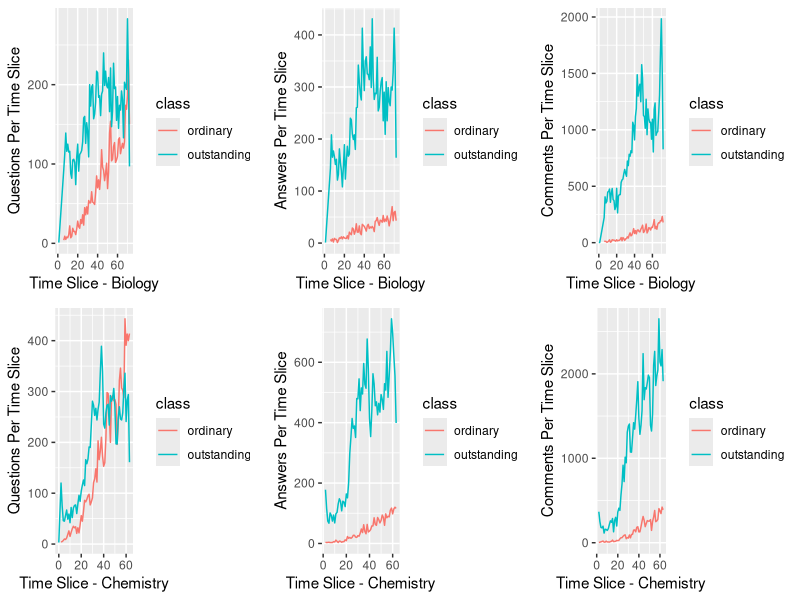

Source code (R):
library(ggplot2)

biologyData =   read.csv("biology.csv", header = TRUE, sep = ";")
biologyData [, "class"] = ifelse(biologyData$profile_2 == 4, "outstanding", "ordinary")

chemistryData =  read.csv("chemistry.csv", header = TRUE, sep = ";")
chemistryData [, "class"] = ifelse(chemistryData$profile_2 == 4, "outstanding", "ordinary")

biologyDataQuestion = subset(biologyData, biologyData$description == "questions")
biologyDataAnswers = subset(biologyData, biologyData$description == "answers")
biologyDataComments = subset(biologyData, biologyData$description == "comments")

chemistryDataQuestion = subset(chemistryData, chemistryData$description == "questions")
chemistryDataAnswers = subset(chemistryData, chemistryData$description == "answers")
chemistryDataComments = subset(chemistryData, chemistryData$description == "comments")

require(gridExtra)

bioPlotQuestions = ggplot(data=biologyDataQuestion,
                 aes(x = period, y = myCount, colour = class)) +
  xlab("Time Slice - Biology") + ylab("Questions Per Time Slice") +
  geom_line()


bioPlotAnswers = ggplot(data=biologyDataAnswers,
                 aes(x = period, y = myCount, colour = class)) +
  xlab("Time Slice - Biology") + ylab("Answers Per Time Slice") +
  geom_line()

bioPlotComments = ggplot(data=biologyDataComments,
                        aes(x = period, y = myCount, colour = class)) +
  xlab("Time Slice - Biology") + ylab("Comments Per Time Slice") +
  geom_line()


chemistryPlotQuestions = ggplot(data=chemistryDataQuestion,
                          aes(x = period, y = myCount, colour = class)) +
  xlab("Time Slice - Chemistry") + ylab("Questions Per Time Slice") +
  geom_line()


chemistryPlotAnswers = ggplot(data=chemistryDataAnswers,
                        aes(x = period, y = myCount, colour = class)) +
  xlab("Time Slice - Chemistry") + ylab("Answers Per Time Slice") +
  geom_line()

chemistryPlotComments = ggplot(data=chemistryDataComments,
                         aes(x = period, y = myCount, colour = class)) +
  xlab("Time Slice - Chemistry") + ylab("Comments Per Time Slice") +
  geom_line()

grid.arrange(bioPlotQuestions, bioPlotAnswers, bioPlotComments, 
             chemistryPlotQuestions,chemistryPlotAnswers, chemistryPlotComments, ncol=3)

biologyDataQuestionOutstanding = subset(biologyDataQuestion, biologyDataQuestion$profile_2 == 4)
biologyDataQuestionOrdinary = subset(biologyDataQuestion, biologyDataQuestion$profile_2 == 1)

biologyDataAnswersOutstanding = subset(biologyDataAnswers, biologyDataAnswers$profile_2 == 4)
biologyDataAnswersOrdinary = subset(biologyDataAnswers, biologyDataAnswers$profile_2 == 1)

biologyDataCommentsOutstanding = subset(biologyDataComments, biologyDataComments$profile_2 == 4)
biologyDataCommentsOrdinary = subset(biologyDataComments, biologyDataComments$profile_2 == 1)

print("Biology Questions Number Outstanding Per Period")
print(summary(biologyDataQuestionOutstanding$myCount))
print("Biology Answers Number Outstanding Per Period")
print(summary(biologyDataAnswersOutstanding$myCount))
print("Biology Comments Number Outstanding Per Period")
print(summary(biologyDataCommentsOutstanding$myCount))

print("Biology Questions Number Ordinary Per Period")
print(summary(biologyDataQuestionOrdinary$myCount))

print("Biology Answers Number Ordinary Per Period")
print(summary(biologyDataAnswersOrdinary$myCount))



print("Biology Comments Number Ordinary Per Period")
print(summary(biologyDataCommentsOrdinary$myCount))


chemistryDataQuestionOutstanding = subset(chemistryDataQuestion, chemistryDataQuestion$profile_2 == 4)
chemistryDataQuestionOrdinary = subset(chemistryDataQuestion, chemistryDataQuestion$profile_2 == 1)

chemistryDataAnswersOutstanding = subset(chemistryDataAnswers, chemistryDataAnswers$profile_2 == 4)
chemistryDataAnswersOrdinary = subset(chemistryDataAnswers, chemistryDataAnswers$profile_2 == 1)

chemistryDataCommentsOutstanding = subset(biologyDataComments, chemistryDataComments$profile_2 == 4)
chemistryDataCommentsOrdinary = subset(chemistryDataComments, chemistryDataComments$profile_2 == 1)


print("Chemistry Questions Number Outstanding Per Period")
print(summary(chemistryDataQuestionOutstanding$myCount))
print("Chemistry Answers Number Ordinary Per Period")
print(summary(chemistryDataAnswersOrdinary$myCount))
print("Chemistry Comments Number Outstanding Per Period")
print(summary(chemistryDataCommentsOutstanding$myCount))


print("Chemistry Questions Number Ordinary Per Period")
print(summary(chemistryDataQuestionOrdinary$myCount))

print("Chemistry Answers Number Outstanding Per Period")
print(summary(chemistryDataAnswersOutstanding$myCount))





print("Chemistry Comments Number Ordinary Per Period")
print(summary(chemistryDataCommentsOrdinary$myCount))

